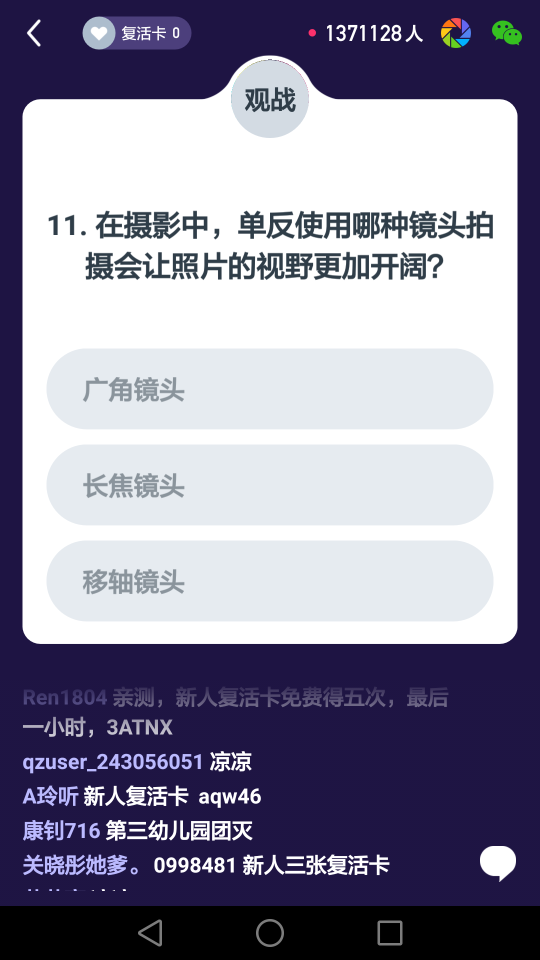
#> input picture python/image_operation/screenshot.png, 1080 x 1920 px (shown at 1/2 size)
$ python read_word_from_image.py
#> lines starting #> are read from the running program, lines starting #| are printed output that depends on the picture
#!/usr/bin/env python3
# -*- coding: utf-8 -*-

import io
import os
import urllib.parse
import webbrowser
import requests
import base64
import matplotlib.pyplot as plt
import numpy as np
from PIL import Image


# 需要在 https://cloud.baidu.com/product/ocr 上注册新建应用
# 调用百度OCR API，每天有次数限制, 这里需要换成你自己注册的
api_key = 'uHIDkc8lR9CQ00t4GuGuateLu'
api_secret = 'vVxFZkqdi200YlwucafU4Eszdc5h0MpFp'

def pull_screenshot():
    os.system('adb shell screencap -p /sdcard/screenshot.png')
    os.system('adb pull /sdcard/screenshot.png .')

# 展示题目图片
def show_question_image(region):
    plt.imshow(region, animated=True)
    plt.show()

# 获取题目图片
def get_question_image():
    pull_screenshot()
    img = Image.open("./screenshot.png")
#> img is the input picture: PIL image 1080x1920 RGBA; mean R, G, B, A 141.7, 139.3, 159.4, 255
    #region = img.crop((50, 350, 1000, 560)) # 1920 x 1080
    region = img.crop((50, 350, 1000, 560)) # 1920 x 1080
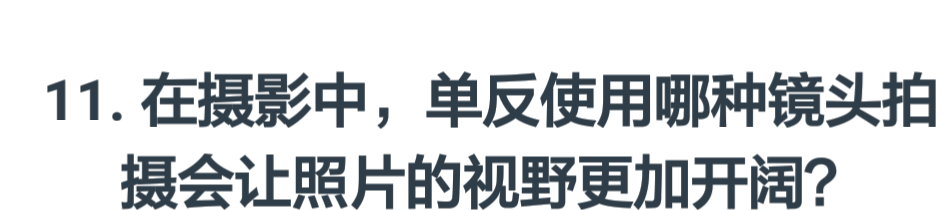
#> region: PIL image 950x210 RGBA; mean R, G, B, A 211.3, 214.3, 216.6, 255

    # 查看图片
    show_question_image(region)

    # 利用切割数据成像
    img_bytes = io.BytesIO()
    region.save(img_bytes, format='PNG')
#> (the run stopped early here; a loop or call above may not have finished)
